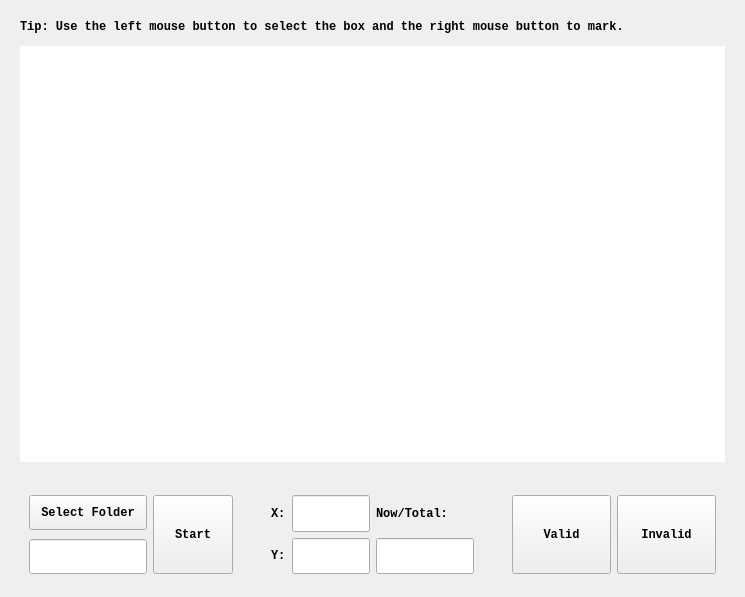
<?xml version="1.0" encoding="UTF-8"?>
<ui version="4.0">
 <class>HitPoint</class>
 <widget class="QWidget" name="HitPoint">
  <property name="geometry">
   <rect>
    <x>0</x>
    <y>0</y>
    <width>745</width>
    <height>597</height>
   </rect>
  </property>
  <property name="sizePolicy">
   <sizepolicy hsizetype="Preferred" vsizetype="Preferred">
    <horstretch>0</horstretch>
    <verstretch>1</verstretch>
   </sizepolicy>
  </property>
  <property name="font">
   <font>
    <family>Consolas</family>
    <weight>75</weight>
    <bold>true</bold>
   </font>
  </property>
  <property name="windowTitle">
   <string>HitPoint</string>
  </property>
  <layout class="QGridLayout" name="gridLayout">
   <property name="bottomMargin">
    <number>5</number>
   </property>
   <item row="0" column="0">
    <widget class="QWidget" name="PictureWidget" native="true">
     <property name="sizePolicy">
      <sizepolicy hsizetype="Preferred" vsizetype="Expanding">
       <horstretch>0</horstretch>
       <verstretch>4</verstretch>
      </sizepolicy>
     </property>
     <layout class="QVBoxLayout" name="verticalLayout_3">
      <property name="spacing">
       <number>12</number>
      </property>
      <property name="leftMargin">
       <number>9</number>
      </property>
      <property name="rightMargin">
       <number>9</number>
      </property>
      <item>
       <widget class="QLabel" name="TipLabel">
        <property name="sizePolicy">
         <sizepolicy hsizetype="Preferred" vsizetype="Fixed">
          <horstretch>0</horstretch>
          <verstretch>0</verstretch>
         </sizepolicy>
        </property>
        <property name="text">
         <string>Tip: Use the left mouse button to select the box and the right mouse button to mark.</string>
        </property>
       </widget>
      </item>
      <item>
       <widget class="QWidget" name="CanvasWidget" native="true">
        <property name="sizePolicy">
         <sizepolicy hsizetype="Preferred" vsizetype="Expanding">
          <horstretch>0</horstretch>
          <verstretch>0</verstretch>
         </sizepolicy>
        </property>
        <property name="cursor">
         <cursorShape>CrossCursor</cursorShape>
        </property>
        <property name="styleSheet">
         <string notr="true">background-color: white;</string>
        </property>
       </widget>
      </item>
     </layout>
    </widget>
   </item>
   <item row="1" column="0">
    <widget class="QWidget" name="MeauWidget" native="true">
     <property name="sizePolicy">
      <sizepolicy hsizetype="Preferred" vsizetype="Expanding">
       <horstretch>0</horstretch>
       <verstretch>1</verstretch>
      </sizepolicy>
     </property>
     <layout class="QHBoxLayout" name="horizontalLayout">
      <property name="spacing">
       <number>20</number>
      </property>
      <item>
       <widget class="QWidget" name="MeauPath" native="true">
        <property name="sizePolicy">
         <sizepolicy hsizetype="Preferred" vsizetype="Preferred">
          <horstretch>1</horstretch>
          <verstretch>0</verstretch>
         </sizepolicy>
        </property>
        <layout class="QHBoxLayout" name="horizontalLayout_2">
         <property name="leftMargin">
          <number>9</number>
         </property>
         <property name="topMargin">
          <number>9</number>
         </property>
         <property name="rightMargin">
          <number>9</number>
         </property>
         <property name="bottomMargin">
          <number>9</number>
         </property>
         <item>
          <widget class="QWidget" name="widget" native="true">
           <property name="sizePolicy">
            <sizepolicy hsizetype="Preferred" vsizetype="Preferred">
             <horstretch>2</horstretch>
             <verstretch>0</verstretch>
            </sizepolicy>
           </property>
           <layout class="QVBoxLayout" name="verticalLayout">
            <property name="spacing">
             <number>9</number>
            </property>
            <property name="leftMargin">
             <number>0</number>
            </property>
            <property name="topMargin">
             <number>0</number>
            </property>
            <property name="rightMargin">
             <number>0</number>
            </property>
            <property name="bottomMargin">
             <number>0</number>
            </property>
            <item>
             <widget class="QPushButton" name="PathButton">
              <property name="sizePolicy">
               <sizepolicy hsizetype="Preferred" vsizetype="Expanding">
                <horstretch>0</horstretch>
                <verstretch>1</verstretch>
               </sizepolicy>
              </property>
              <property name="text">
               <string>Select Folder</string>
              </property>
             </widget>
            </item>
            <item>
             <widget class="QLineEdit" name="PathLineEdit">
              <property name="sizePolicy">
               <sizepolicy hsizetype="Expanding" vsizetype="Preferred">
                <horstretch>0</horstretch>
                <verstretch>1</verstretch>
               </sizepolicy>
              </property>
              <property name="readOnly">
               <bool>true</bool>
              </property>
             </widget>
            </item>
           </layout>
          </widget>
         </item>
         <item>
          <widget class="QPushButton" name="StartButton">
           <property name="sizePolicy">
            <sizepolicy hsizetype="Expanding" vsizetype="Expanding">
             <horstretch>1</horstretch>
             <verstretch>0</verstretch>
            </sizepolicy>
           </property>
           <property name="text">
            <string>Start</string>
           </property>
          </widget>
         </item>
        </layout>
       </widget>
      </item>
      <item>
       <widget class="QWidget" name="MeauData" native="true">
        <property name="sizePolicy">
         <sizepolicy hsizetype="Preferred" vsizetype="Preferred">
          <horstretch>1</horstretch>
          <verstretch>0</verstretch>
         </sizepolicy>
        </property>
        <layout class="QHBoxLayout" name="horizontalLayout_3">
         <property name="leftMargin">
          <number>9</number>
         </property>
         <property name="topMargin">
          <number>9</number>
         </property>
         <property name="rightMargin">
          <number>9</number>
         </property>
         <property name="bottomMargin">
          <number>9</number>
         </property>
         <item>
          <widget class="QWidget" name="widget_2" native="true">
           <property name="sizePolicy">
            <sizepolicy hsizetype="Preferred" vsizetype="Preferred">
             <horstretch>1</horstretch>
             <verstretch>0</verstretch>
            </sizepolicy>
           </property>
           <layout class="QGridLayout" name="gridLayout_2">
            <property name="leftMargin">
             <number>0</number>
            </property>
            <property name="topMargin">
             <number>0</number>
            </property>
            <property name="rightMargin">
             <number>0</number>
            </property>
            <property name="bottomMargin">
             <number>0</number>
            </property>
            <property name="spacing">
             <number>6</number>
            </property>
            <item row="1" column="0">
             <widget class="QLabel" name="YLabel">
              <property name="text">
               <string>Y:</string>
              </property>
             </widget>
            </item>
            <item row="0" column="0">
             <widget class="QLabel" name="xLabel">
              <property name="text">
               <string>X:</string>
              </property>
             </widget>
            </item>
            <item row="0" column="1">
             <widget class="QLineEdit" name="XLineEdit">
              <property name="sizePolicy">
               <sizepolicy hsizetype="Expanding" vsizetype="Preferred">
                <horstretch>0</horstretch>
                <verstretch>1</verstretch>
               </sizepolicy>
              </property>
              <property name="readOnly">
               <bool>true</bool>
              </property>
             </widget>
            </item>
            <item row="1" column="1">
             <widget class="QLineEdit" name="YLineEdit">
              <property name="sizePolicy">
               <sizepolicy hsizetype="Expanding" vsizetype="Preferred">
                <horstretch>0</horstretch>
                <verstretch>1</verstretch>
               </sizepolicy>
              </property>
              <property name="readOnly">
               <bool>true</bool>
              </property>
             </widget>
            </item>
           </layout>
          </widget>
         </item>
         <item>
          <widget class="QWidget" name="widget_3" native="true">
           <property name="sizePolicy">
            <sizepolicy hsizetype="Preferred" vsizetype="Preferred">
             <horstretch>1</horstretch>
             <verstretch>0</verstretch>
            </sizepolicy>
           </property>
           <layout class="QVBoxLayout" name="verticalLayout_2">
            <property name="spacing">
             <number>6</number>
            </property>
            <property name="leftMargin">
             <number>0</number>
            </property>
            <property name="topMargin">
             <number>0</number>
            </property>
            <property name="rightMargin">
             <number>0</number>
            </property>
            <property name="bottomMargin">
             <number>0</number>
            </property>
            <item>
             <widget class="QLabel" name="NumLabel">
              <property name="sizePolicy">
               <sizepolicy hsizetype="Preferred" vsizetype="Preferred">
                <horstretch>0</horstretch>
                <verstretch>1</verstretch>
               </sizepolicy>
              </property>
              <property name="text">
               <string>Now/Total:</string>
              </property>
             </widget>
            </item>
            <item>
             <widget class="QLineEdit" name="NumLineEdit">
              <property name="sizePolicy">
               <sizepolicy hsizetype="Expanding" vsizetype="Preferred">
                <horstretch>0</horstretch>
                <verstretch>1</verstretch>
               </sizepolicy>
              </property>
              <property name="readOnly">
               <bool>true</bool>
              </property>
             </widget>
            </item>
           </layout>
          </widget>
         </item>
        </layout>
       </widget>
      </item>
      <item>
       <widget class="QWidget" name="MeauJudge" native="true">
        <property name="sizePolicy">
         <sizepolicy hsizetype="Preferred" vsizetype="Preferred">
          <horstretch>1</horstretch>
          <verstretch>0</verstretch>
         </sizepolicy>
        </property>
        <layout class="QHBoxLayout" name="horizontalLayout_4">
         <item>
          <widget class="QPushButton" name="ValidButton">
           <property name="sizePolicy">
            <sizepolicy hsizetype="Minimum" vsizetype="Preferred">
             <horstretch>0</horstretch>
             <verstretch>0</verstretch>
            </sizepolicy>
           </property>
           <property name="text">
            <string>Valid</string>
           </property>
          </widget>
         </item>
         <item>
          <widget class="QPushButton" name="InvalidButton">
           <property name="sizePolicy">
            <sizepolicy hsizetype="Minimum" vsizetype="Preferred">
             <horstretch>0</horstretch>
             <verstretch>0</verstretch>
            </sizepolicy>
           </property>
           <property name="text">
            <string>Invalid</string>
           </property>
          </widget>
         </item>
        </layout>
       </widget>
      </item>
     </layout>
    </widget>
   </item>
  </layout>
 </widget>
 <resources/>
 <connections/>
</ui>
